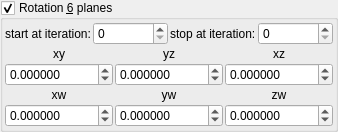
    <widget class="MyGroupBox" name="groupCheck_transf_function_enabledR_false">
     <property name="toolTip">
      <string/>
     </property>
     <property name="title">
      <string>Rotation &amp;6 planes</string>
     </property>
     <property name="checkable">
      <bool>true</bool>
     </property>
     <layout class="QVBoxLayout" name="verticalLayout_31" stretch="0,0,0">
      <property name="spacing">
       <number>2</number>
      </property>
      <property name="leftMargin">
       <number>2</number>
      </property>
      <property name="topMargin">
       <number>2</number>
      </property>
      <property name="rightMargin">
       <number>2</number>
      </property>
      <property name="bottomMargin">
       <number>2</number>
      </property>
      <item>
       <layout class="QGridLayout" name="gridLayout_66">
        <property name="spacing">
         <number>2</number>
        </property>
        <item row="0" column="2">
         <widget class="QLabel" name="label_248">
          <property name="text">
           <string>stop at iteration:</string>
          </property>
         </widget>
        </item>
        <item row="0" column="0">
         <widget class="QLabel" name="label_249">
          <property name="text">
           <string>start at iteration:</string>
          </property>
         </widget>
        </item>
        <item row="0" column="3">
         <widget class="MySpinBox" name="spinboxInt_transf_stop_iterations_R">
          <property name="sizePolicy">
           <sizepolicy hsizetype="Minimum" vsizetype="Maximum">
            <horstretch>0</horstretch>
            <verstretch>0</verstretch>
           </sizepolicy>
          </property>
          <property name="maximum">
           <number>999</number>
          </property>
         </widget>
        </item>
        <item row="0" column="1">
         <widget class="MySpinBox" name="spinboxInt_transf_start_iterations_R">
          <property name="sizePolicy">
           <sizepolicy hsizetype="Minimum" vsizetype="Maximum">
            <horstretch>0</horstretch>
            <verstretch>0</verstretch>
           </sizepolicy>
          </property>
          <property name="maximum">
           <number>999</number>
          </property>
         </widget>
        </item>
       </layout>
      </item>
      <item>
       <layout class="QGridLayout" name="gridLayout_11">
        <property name="spacing">
         <number>2</number>
        </property>
        <item row="2" column="0">
         <widget class="MyDoubleSpinBox" name="spinboxd3_transf_rotation44a_x">
          <property name="sizePolicy">
           <sizepolicy hsizetype="Minimum" vsizetype="Maximum">
            <horstretch>0</horstretch>
            <verstretch>0</verstretch>
           </sizepolicy>
          </property>
          <property name="prefix">
           <string/>
          </property>
          <property name="suffix">
           <string/>
          </property>
          <property name="decimals">
           <number>6</number>
          </property>
          <property name="minimum">
           <double>-36000.000000000000000</double>
          </property>
          <property name="maximum">
           <double>36000.000000000000000</double>
          </property>
          <property name="singleStep">
           <double>1.000000000000000</double>
          </property>
         </widget>
        </item>
        <item row="1" column="1">
         <widget class="QLabel" name="label_38">
          <property name="text">
           <string notr="true">yz</string>
          </property>
          <property name="alignment">
           <set>Qt::AlignCenter</set>
          </property>
         </widget>
        </item>
        <item row="2" column="2">
         <widget class="MyDoubleSpinBox" name="spinboxd3_transf_rotation44a_z">
          <property name="sizePolicy">
           <sizepolicy hsizetype="Minimum" vsizetype="Maximum">
            <horstretch>0</horstretch>
            <verstretch>0</verstretch>
           </sizepolicy>
          </property>
          <property name="prefix">
           <string/>
          </property>
          <property name="suffix">
           <string/>
          </property>
          <property name="decimals">
           <number>6</number>
          </property>
          <property name="minimum">
           <double>-36000.000000000000000</double>
          </property>
          <property name="maximum">
           <double>36000.000000000000000</double>
          </property>
          <property name="singleStep">
           <double>1.000000000000000</double>
          </property>
         </widget>
        </item>
        <item row="1" column="2">
         <widget class="QLabel" name="label_37">
          <property name="text">
           <string notr="true">xz</string>
          </property>
          <property name="alignment">
           <set>Qt::AlignCenter</set>
          </property>
         </widget>
        </item>
        <item row="1" column="0">
         <widget class="QLabel" name="label_40">
          <property name="text">
           <string notr="true">xy</string>
          </property>
          <property name="alignment">
           <set>Qt::AlignCenter</set>
          </property>
         </widget>
        </item>
        <item row="2" column="1">
         <widget class="MyDoubleSpinBox" name="spinboxd3_transf_rotation44a_y">
          <property name="sizePolicy">
           <sizepolicy hsizetype="Minimum" vsizetype="Maximum">
            <horstretch>0</horstretch>
            <verstretch>0</verstretch>
           </sizepolicy>
          </property>
          <property name="prefix">
           <string/>
          </property>
          <property name="suffix">
           <string/>
          </property>
          <property name="decimals">
           <number>6</number>
          </property>
          <property name="minimum">
           <double>-36000.000000000000000</double>
          </property>
          <property name="maximum">
           <double>36000.000000000000000</double>
          </property>
          <property name="singleStep">
           <double>1.000000000000000</double>
          </property>
         </widget>
        </item>
       </layout>
      </item>
      <item>
       <layout class="QGridLayout" name="gridLayout_14">
        <property name="spacing">
         <number>2</number>
        </property>
        <item row="2" column="0">
         <widget class="MyDoubleSpinBox" name="spinboxd3_transf_rotation44b_x">
          <property name="sizePolicy">
           <sizepolicy hsizetype="Minimum" vsizetype="Maximum">
            <horstretch>0</horstretch>
            <verstretch>0</verstretch>
           </sizepolicy>
          </property>
          <property name="prefix">
           <string/>
          </property>
          <property name="suffix">
           <string/>
          </property>
          <property name="decimals">
           <number>6</number>
          </property>
          <property name="minimum">
           <double>-36000.000000000000000</double>
          </property>
          <property name="maximum">
           <double>36000.000000000000000</double>
          </property>
          <property name="singleStep">
           <double>1.000000000000000</double>
          </property>
         </widget>
        </item>
        <item row="2" column="2">
         <widget class="MyDoubleSpinBox" name="spinboxd3_transf_rotation44b_z">
          <property name="sizePolicy">
           <sizepolicy hsizetype="Minimum" vsizetype="Maximum">
            <horstretch>0</horstretch>
            <verstretch>0</verstretch>
           </sizepolicy>
          </property>
          <property name="prefix">
           <string/>
          </property>
          <property name="suffix">
           <string/>
          </property>
          <property name="decimals">
           <number>6</number>
          </property>
          <property name="minimum">
           <double>-36000.000000000000000</double>
          </property>
          <property name="maximum">
           <double>36000.000000000000000</double>
          </property>
          <property name="singleStep">
           <double>1.000000000000000</double>
          </property>
         </widget>
        </item>
        <item row="1" column="2">
         <widget class="QLabel" name="label_48">
          <property name="text">
           <string notr="true">zw</string>
          </property>
          <property name="alignment">
           <set>Qt::AlignCenter</set>
          </property>
         </widget>
        </item>
        <item row="2" column="1">
         <widget class="MyDoubleSpinBox" name="spinboxd3_transf_rotation44b_y">
          <property name="sizePolicy">
           <sizepolicy hsizetype="Minimum" vsizetype="Maximum">
            <horstretch>0</horstretch>
            <verstretch>0</verstretch>
           </sizepolicy>
          </property>
          <property name="prefix">
           <string/>
          </property>
          <property name="suffix">
           <string/>
          </property>
          <property name="decimals">
           <number>6</number>
          </property>
          <property name="minimum">
           <double>-36000.000000000000000</double>
          </property>
          <property name="maximum">
           <double>36000.000000000000000</double>
          </property>
          <property name="singleStep">
           <double>1.000000000000000</double>
          </property>
         </widget>
        </item>
        <item row="1" column="1">
         <widget class="QLabel" name="label_49">
          <property name="text">
           <string notr="true">yw</string>
          </property>
          <property name="alignment">
           <set>Qt::AlignCenter</set>
          </property>
         </widget>
        </item>
        <item row="1" column="0">
         <widget class="QLabel" name="label_50">
          <property name="text">
           <string notr="true">xw</string>
          </property>
          <property name="alignment">
           <set>Qt::AlignCenter</set>
          </property>
         </widget>
        </item>
       </layout>
      </item>
     </layout>
    </widget>
